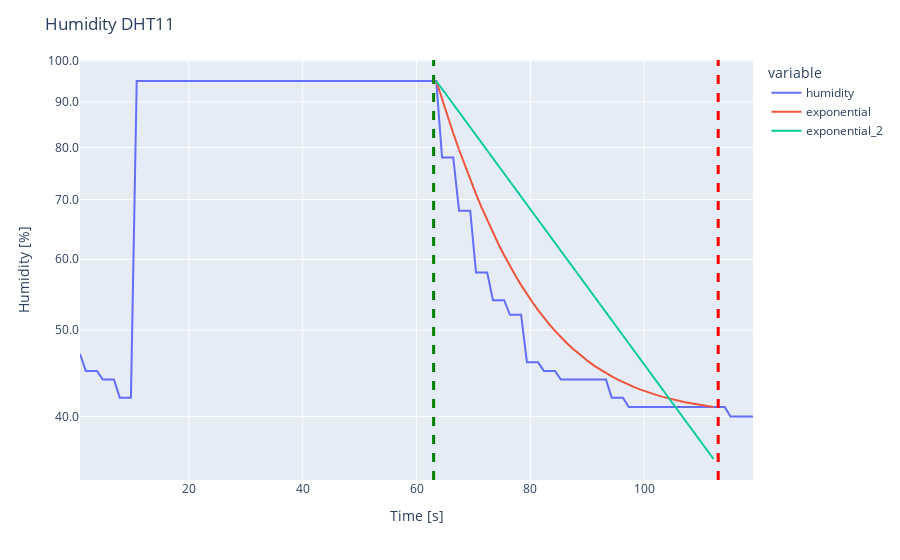

Notebook code cell kept with this figure:
### Code cell
#calculate exponential fit
room_humidity = 40
t0 = df_exp['humidity'].iloc[0]
t_final = df_exp['humidity'].iloc[-1]
delta_t = df_exp['time'].iloc[-1] - df_exp['time'].iloc[0]
t_const = -delta_t / np.log((t_final - room_humidity) / (t0 - room_humidity))
t_first_calc = room_humidity + (t0 - room_humidity)
t_final_calc = room_humidity + (t0 - room_humidity) * np.exp(-delta_t / t_const)

print('delta_t: ', delta_t)
print('t0: ', t0)
print('t_final: ', t_final)
print('t_const: ', t_const)
print('t_first_calc: ', t_first_calc)
print('t_final_calc: ', t_final_calc)
print('error: ', t_final - t_final_calc)

def exponential(delta_t, t0, t_const, room_humidity):
    return room_humidity + (t0 - room_humidity) * np.exp(-delta_t / t_const)

def exponential2(t, t0, t_const, room_humidity):
    return t0 * np.exp(-t / t_const)



#calculate exponential fit
df['exponential'] = exponential(df_exp['time'] - df_exp['time'].iloc[0], t0, t_const, room_humidity)
t_const = 50.0
df['exponential_2'] = exponential2(df_exp['time'] - df_exp['time'].iloc[0], t0, t_const, room_humidity)
#extend exponential fit to whole data
#plot exponential fit
fig = px.line(df, x='time', y=['humidity', 'exponential', 'exponential_2'])

tick_vals = np.arange(0.0, 110.0, 10.0)

fig.update_layout(
    title="Humidity DHT11",
    xaxis_title="Time [s]",
    yaxis_title="Humidity [%]",
    yaxis=dict(
        tickmode='array',
        tickvals=tick_vals,
        tickformat=".1f"
    ),
    #set log scale
    yaxis_type="log",
)
fig.add_vline(x=max_humidity, line_width=3, line_dash="dash", line_color="green")
fig.add_vline(x=max_humidity_after, line_width=3, line_dash="dash", line_color="red")
#show from 10 to 1
fig.show()

### Figure 1 — Plotly figure (JSON) as saved in the notebook; plotly's stock layout.template omitted (floating-point values rounded to 4 significant figures)
{"data": [{"hovertemplate": "variable=humidity<br>time=%{x}<br>value=%{y}<extra></extra>", "legendgroup": "humidity", "line": {"color": "#636efa", "dash": "solid"}, "marker": {"symbol": "circle"}, "mode": "lines", "name": "humidity", "orientation": "v", "showlegend": true, "type": "scatter", "x": [0.8709, 1.893, 2.86, 3.856, 4.872, 5.841, 6.837, 7.857, 8.826, 9.82, 10.84, 11.81, 12.8, 13.82, 14.79, 15.78, 16.8, 17.77, 18.76, 19.78, 20.75, 21.74, 22.76, 23.73, 24.72, 25.74, 26.71, 27.7, 28.72, 29.69, 30.68, 31.7, 32.67, 33.66, 34.68, 35.65, 36.64, 37.66, 38.63, 39.62, 40.64, 41.61, 42.6, 43.62, 44.59, 45.58, 46.6, 47.57, 48.57, 49.58, 50.55, 51.55, 52.56, 53.53, 54.53, 55.55, 56.51, 57.51, 58.53, 59.49, 60.49, 61.51, 62.48, 63.47, 64.49, 65.46, 66.45, 67.47, 68.44, 69.43, 70.45, 71.42, 72.41, 73.43, 74.4, 75.39, 76.41, 77.38, 78.37, 79.39, 80.36, 81.35, 82.37, 83.34, 84.33, 85.35, 86.32, 87.32, 88.34, 89.3, 90.3, 91.32, 92.28, 93.28, 94.29, 95.27, 96.26, 97.28, 98.25, 99.24, 100.3, 101.2, 102.2, 103.2, 104.2, 105.2, 106.2, 107.2, 108.2, 109.2, 110.2, 111.2, 112.2, 113.2, 114.1, 115.2, 116.1, 117.1, 118.1, 119.1], "xaxis": "x", "y": [47, 45, 45, 45, 44, 44, 44, 42, 42, 42, 95, 95, 95, 95, 95, 95, 95, 95, 95, 95, 95, 95, 95, 95, 95, 95, 95, 95, 95, 95, 95, 95, 95, 95, 95, 95, 95, 95, 95, 95, 95, 95, 95, 95, 95, 95, 95, 95, 95, 95, 95, 95, 95, 95, 95, 95, 95, 95, 95, 95, 95, 95, 95, 95, 78, 78, 78, 68, 68, 68, 58, 58, 58, 54, 54, 54, 52, 52, 52, 46, 46, 46, 45, 45, 45, 44, 44, 44, 44, 44, 44, 44, 44, 44, 42, 42, 42, 41, 41, 41, 41, 41, 41, 41, 41, 41, 41, 41, 41, 41, 41, 41, 41, 41, 41, 40, 40, 40, 40, 40], "yaxis": "y"}, {"hovertemplate": "variable=exponential<br>time=%{x}<br>value=%{y}<extra></extra>", "legendgroup": "exponential", "line": {"color": "#EF553B", "dash": "solid"}, "marker": {"symbol": "circle"}, "mode": "lines", "name": "exponential", "orientation": "v", "showlegend": true, "type": "scatter", "x": [0.8709, 1.893, 2.86, 3.856, 4.872, 5.841, 6.837, 7.857, 8.826, 9.82, 10.84, 11.81, 12.8, 13.82, 14.79, 15.78, 16.8, 17.77, 18.76, 19.78, 20.75, 21.74, 22.76, 23.73, 24.72, 25.74, 26.71, 27.7, 28.72, 29.69, 30.68, 31.7, 32.67, 33.66, 34.68, 35.65, 36.64, 37.66, 38.63, 39.62, 40.64, 41.61, 42.6, 43.62, 44.59, 45.58, 46.6, 47.57, 48.57, 49.58, 50.55, 51.55, 52.56, 53.53, 54.53, 55.55, 56.51, 57.51, 58.53, 59.49, 60.49, 61.51, 62.48, 63.47, 64.49, 65.46, 66.45, 67.47, 68.44, 69.43, 70.45, 71.42, 72.41, 73.43, 74.4, 75.39, 76.41, 77.38, 78.37, 79.39, 80.36, 81.35, 82.37, 83.34, 84.33, 85.35, 86.32, 87.32, 88.34, 89.3, 90.3, 91.32, 92.28, 93.28, 94.29, 95.27, 96.26, 97.28, 98.25, 99.24, 100.3, 101.2, 102.2, 103.2, 104.2, 105.2, 106.2, 107.2, 108.2, 109.2, 110.2, 111.2, 112.2, 113.2, 114.1, 115.2, 116.1, 117.1, 118.1, 119.1], "xaxis": "x", "y": [null, null, null, null, null, null, null, null, null, null, null, null, null, null, null, null, null, null, null, null, null, null, null, null, null, null, null, null, null, null, null, null, null, null, null, null, null, null, null, null, null, null, null, null, null, null, null, null, null, null, null, null, null, null, null, null, null, null, null, null, null, null, null, 95, 90.57, 86.69, 83.03, 79.57, 76.54, 73.67, 70.97, 68.59, 66.35, 64.24, 62.38, 60.62, 58.96, 57.51, 56.13, 54.84, 53.71, 52.63, 51.61, 50.73, 49.88, 49.09, 48.39, 47.73, 47.11, 46.57, 46.05, 45.56, 45.14, 44.74, 44.36, 44.02, 43.71, 43.41, 43.15, 42.9, 42.67, 42.46, 42.27, 42.09, 41.93, 41.78, 41.63, 41.51, 41.39, 41.28, 41.18, 41.09, 41, null, null, null, null, null, null, null], "yaxis": "y"}, {"hovertemplate": "variable=exponential_2<br>time=%{x}<br>value=%{y}<extra></extra>", "legendgroup": "exponential_2", "line": {"color": "#00cc96", "dash": "solid"}, "marker": {"symbol": "circle"}, "mode": "lines", "name": "exponential_2", "orientation": "v", "showlegend": true, "type": "scatter", "x": [0.8709, 1.893, 2.86, 3.856, 4.872, 5.841, 6.837, 7.857, 8.826, 9.82, 10.84, 11.81, 12.8, 13.82, 14.79, 15.78, 16.8, 17.77, 18.76, 19.78, 20.75, 21.74, 22.76, 23.73, 24.72, 25.74, 26.71, 27.7, 28.72, 29.69, 30.68, 31.7, 32.67, 33.66, 34.68, 35.65, 36.64, 37.66, 38.63, 39.62, 40.64, 41.61, 42.6, 43.62, 44.59, 45.58, 46.6, 47.57, 48.57, 49.58, 50.55, 51.55, 52.56, 53.53, 54.53, 55.55, 56.51, 57.51, 58.53, 59.49, 60.49, 61.51, 62.48, 63.47, 64.49, 65.46, 66.45, 67.47, 68.44, 69.43, 70.45, 71.42, 72.41, 73.43, 74.4, 75.39, 76.41, 77.38, 78.37, 79.39, 80.36, 81.35, 82.37, 83.34, 84.33, 85.35, 86.32, 87.32, 88.34, 89.3, 90.3, 91.32, 92.28, 93.28, 94.29, 95.27, 96.26, 97.28, 98.25, 99.24, 100.3, 101.2, 102.2, 103.2, 104.2, 105.2, 106.2, 107.2, 108.2, 109.2, 110.2, 111.2, 112.2, 113.2, 114.1, 115.2, 116.1, 117.1, 118.1, 119.1], "xaxis": "x", "y": [null, null, null, null, null, null, null, null, null, null, null, null, null, null, null, null, null, null, null, null, null, null, null, null, null, null, null, null, null, null, null, null, null, null, null, null, null, null, null, null, null, null, null, null, null, null, null, null, null, null, null, null, null, null, null, null, null, null, null, null, null, null, null, 95, 93.08, 91.29, 89.5, 87.69, 86.01, 84.32, 82.62, 81.03, 79.44, 77.84, 76.34, 74.84, 73.33, 71.92, 70.51, 69.09, 67.76, 66.43, 65.09, 63.84, 62.58, 61.32, 60.14, 58.96, 57.77, 56.66, 55.55, 54.43, 53.38, 52.33, 51.28, 50.29, 49.31, 48.31, 47.38, 46.45, 45.51, 44.64, 43.76, 42.88, 42.06, 41.23, 40.4, 39.62, 38.84, 38.06, 37.33, 36.59, 35.86, null, null, null, null, null, null, null], "yaxis": "y"}], "layout": {"legend": {"title": {"text": "variable"}, "tracegroupgap": 0}, "margin": {"t": 60}, "shapes": [{"line": {"color": "green", "dash": "dash", "width": 3}, "type": "line", "x0": 63, "x1": 63, "xref": "x", "y0": 0, "y1": 1, "yref": "y domain"}, {"line": {"color": "red", "dash": "dash", "width": 3}, "type": "line", "x0": 113, "x1": 113, "xref": "x", "y0": 0, "y1": 1, "yref": "y domain"}], "title": {"text": "Humidity DHT11"}, "xaxis": {"anchor": "y", "domain": [0, 1], "title": {"text": "Time [s]"}}, "yaxis": {"anchor": "x", "domain": [0, 1], "tickformat": ".1f", "tickmode": "array", "tickvals": [0, 10, 20, 30, 40, 50, 60, 70, 80, 90, 100], "title": {"text": "Humidity [%]"}, "type": "log"}}}
